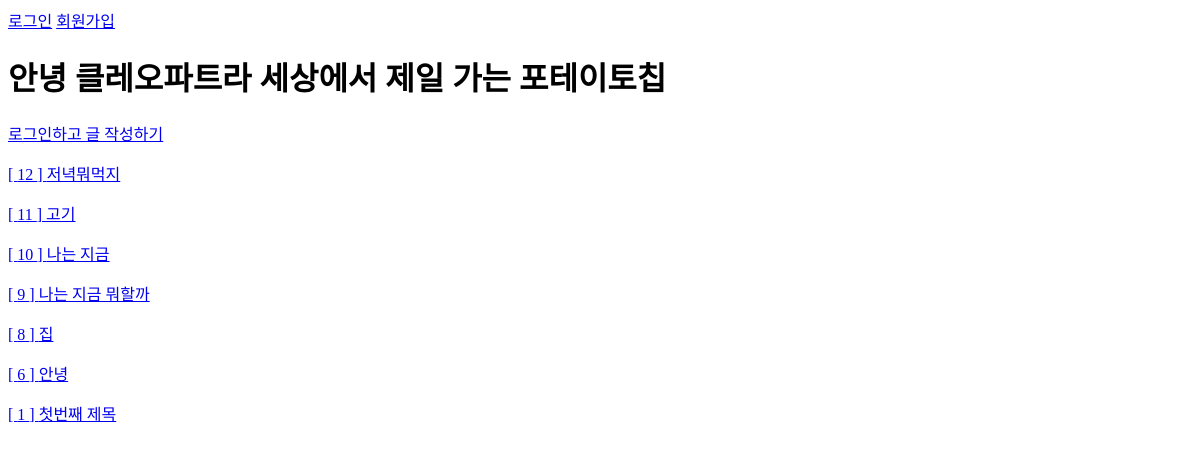
/aaa/, run on an earlier commit of the app's database.
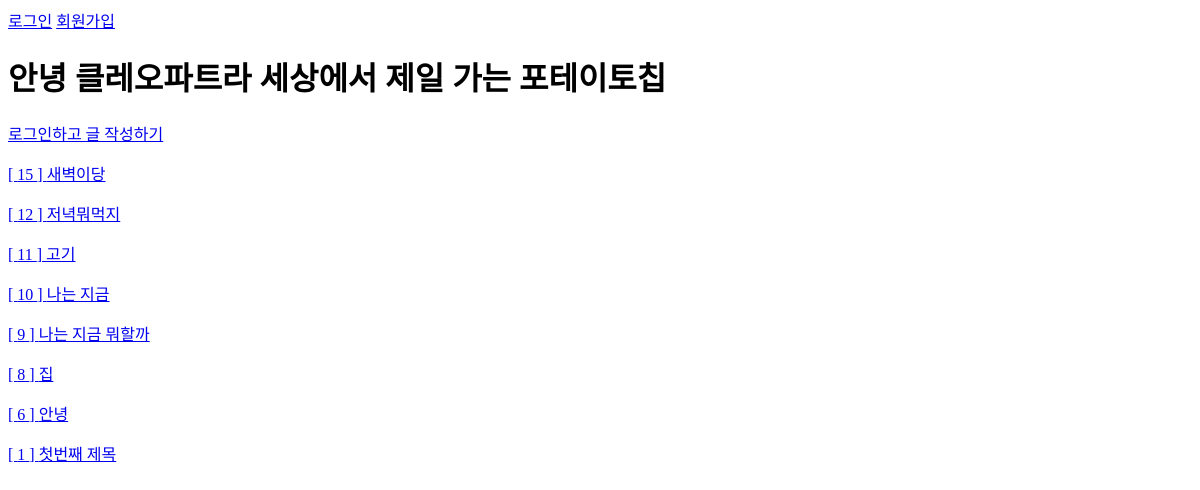
And on a later commit of the database.
### aaa/models.py (models this page shows, shortened)
class Article(models.Model):
    title = models.CharField(max_length=50)
    content = models.TextField()
    created_at = models.DateTimeField(auto_now_add=True)
    updated_at = models.DateTimeField(auto_now=True)
    image =models.ImageField(upload_to="images/", blank=True)

### aaa/views.py (the view)
# urls.py: path('', views.articles, name="articles"),
def articles(request):
    articles = Article.objects.all().order_by("-pk")
    context = {
        "articles": articles,
    }
    return render(request, "articles.html", context)

### aaa/templates/articles.html
{% extends 'base.html' %}
{% block content %}
<h1>안녕 클레오파트라 세상에서 제일 가는 포테이토칩</h1>
{% if request.user.is_authenticated %}
    <a href="{% url 'create' %}">
    <button>새로운 글 작성</button>
    </a>
{% else %}
    <a href="{% url 'accounts:login' %}">로그인하고 글 작성하기</a>
{% endif %}
{% for article in articles %}
    <a href="{% url 'article_detail' article.pk %}">
        <p>[ {{ article.pk }} ] {{ article.title }}</p>
    </a>
    {% endfor %}
{% endblock content %}

What changed in the data, as far as the page shows it:
added Article: pk "15", title "새벽이당"
